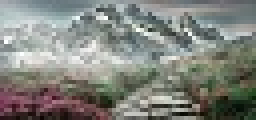
#> input picture image database/mountain-landscape-g2802bdb93_640.jpg, 64 x 30 px (shown 4 times larger); its folder holds 4 pictures in this run
$ python callFunctions.py
#> lines starting #> are read from the running program, lines starting #| are printed output that depends on the picture
### ReadImageDataBase.py
import os
import cv2
import numpy as np

"""def ReadImageDataBase(Textpath, Extension='.jpg'):
    expectedExtensions = ['.jpg', '.pgm', '.bmp', '.png', '.tif']
    if not Extension.lower() in [ext.lower() for ext in expectedExtensions]:
        raise ValueError('Invalid file extension')

    files = os.listdir(Textpath)
    A = None
    m, n = None, None
    num_img = 0

    for filename in files:
        filepath = os.path.join(Textpath, filename)
        if os.path.isdir(filepath) or not filename.lower().endswith(Extension.lower()):
            continue

        img = cv2.imread(filepath, cv2.IMREAD_GRAYSCALE).astype(float) / 255.0
        if A is None:
            m, n = img.shape
            A = img.reshape(-1, 1)
        else:
            if A.shape[0] == 0:
                A = img.reshape(-1, 1)
            else:
                A = np.hstack((A, img.reshape(-1, 1)))
        num_img += 1

    if num_img == 0:
        raise ValueError(f"There are no images with extension {Extension} in {Textpath}")

    return A, m, n"""

def ReadImageDataBase(Textpath, Extension='.jpg'):
    # Lista de extensiones de archivo válidas
#> called with Textpath = 'image database', Extension = '.jpg'
    expectedExtensions = ['.jpg', '.pgm', '.bmp', '.png', '.tif']

    # Si la extensión del archivo no está en la lista de extensiones válidas, lanza un error
    if not Extension.lower() in [ext.lower() for ext in expectedExtensions]:
        raise ValueError('Invalid file extension')

    # Obtiene la lista de archivos en la ruta especificada
    files = os.listdir(Textpath)

    # Inicializa la matriz de datos y las dimensiones de la imagen
    A = None
    m, n = None, None

    # Contador de imágenes válidas
    num_img = 0

    # Itera sobre los archivos en la carpeta
    for filename in files:
        # Obtiene la ruta completa del archivo
        filepath = os.path.join(Textpath, filename)

        # Si el archivo es una carpeta o no tiene la extensión válida, omítelo
        if os.path.isdir(filepath) or not filename.lower().endswith(Extension.lower()):
            continue

        # Lee la imagen en escala de grises como una matriz de tipo float en el rango [0,1]
        img = cv2.imread(filepath, cv2.IMREAD_GRAYSCALE).astype(float) / 255.0
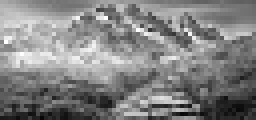
#> img: shape (30, 64) float64 (shown 4 times larger); min 0.0275, max 1, mean 0.511

        # Si es la primera imagen, establece las dimensiones de la matriz de datos
        if A is None:
            m, n = img.shape
#> m = 30; n = 64
            A = img.reshape(-1, 1)
#> A = 1920 values, max 1 at index 641, min 0.0275 at index 1866, mean 0.511
        else:
            # Si no es la primera imagen, agrega la imagen a la matriz de datos
            if A.shape[0] == 0:
                A = img.reshape(-1, 1)
            else:
                A = np.hstack((A, img.reshape(-1, 1)))

        # Incrementa el contador de imágenes válidas
        num_img += 1
#> pass 2 of the loop in ReadImageDataBase, `for filename in files:`:
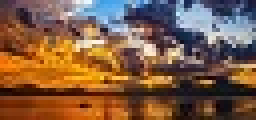
#> input picture image database/sea-g5a8c69356_640.jpg, 64 x 30 px (shown 4 times larger)
#> in ReadImageDataBase, `img = cv2.imread(filepath, cv2.IMREAD_GRAYSCALE).astype(float) / 255.0`:
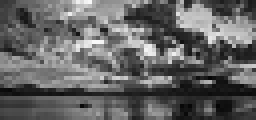
#> img: shape (30, 64) float64 (shown 4 times larger); min 0.0196, max 0.973, mean 0.392
#> in ReadImageDataBase, `A = np.hstack((A, img.reshape(-1, 1)))`: A = 1920 pairs, first value 0.0275 to 1, second value 0.0196 to 0.973
#> pass 3 of the loop in ReadImageDataBase, `for filename in files:`:
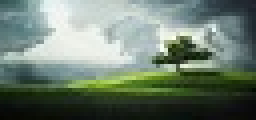
#> input picture image database/tree-g46b546fe5_640.jpg, 64 x 30 px (shown 4 times larger)
#> in ReadImageDataBase, `img = cv2.imread(filepath, cv2.IMREAD_GRAYSCALE).astype(float) / 255.0`:
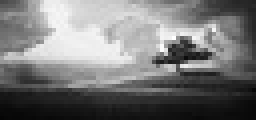
#> img: shape (30, 64) float64 (shown 4 times larger); min 0.0196, max 1, mean 0.467
#> in ReadImageDataBase, `A = np.hstack((A, img.reshape(-1, 1)))`: A = 1920 rows, first 8: [0.659, 0.22, 0.286], [0.655, 0.212, 0.298], [0.62, 0.243, 0.329], [0.627, 0.243, 0.333], [0.596, 0.349, 0.373], [0.569, 0.384, 0.439], [0.557, 0.388, 0.506], [0.545, 0.396, 0.624]
#> the loop made 4 passes; the first 3 are shown

    # Si no se encontraron imágenes válidas, lanza un error
    if num_img == 0:
        raise ValueError(f"There are no images with extension {Extension} in {Textpath}")

    # Devuelve la matriz de datos y las dimensiones de la imagen
    return A, m, n

### callFunctions.py
from ReadImageDataBase import ReadImageDataBase

#Llamado de prueba a la función ReadImageDataBase
A_ReadImageDataBase,m_ReadImageDataBase,n_ReadImageDataBase = ReadImageDataBase('image database')
#> A_ReadImageDataBase = 1920 rows, first 6: [0.659, 0.22, 0.286, 0.0431], [0.655, 0.212, 0.298, 0.0392], [0.62, 0.243, 0.329, 0.0471], [0.627, 0.243, 0.333, 0.0392], [0.596, 0.349, 0.373, 0.0824], [0.569, 0.384, 0.439, 0.518]; m_ReadImageDataBase = 30; n_ReadImageDataBase = 64
